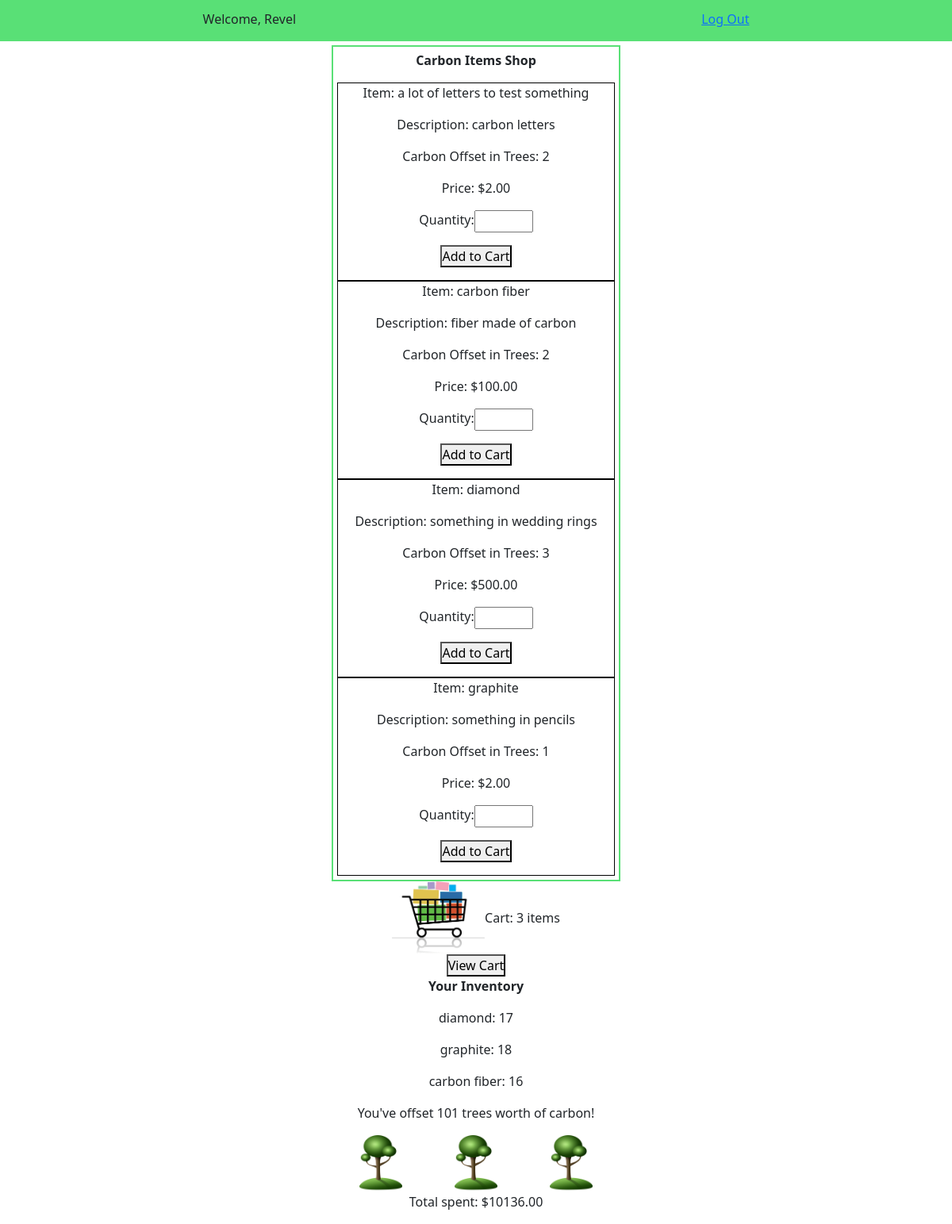
Screenshot of /marketplace/ (signed in) with the database file from the repository.
### login_app/models.py (models this page shows, shortened)
class User(models.Model):
    first_name = models.CharField(max_length=255)
    last_name = models.CharField(max_length=255)
    email = models.EmailField(max_length=254)
    password = models.CharField(max_length=255)
    created_at = models.DateTimeField(auto_now_add=True)
    updated_at = models.DateTimeField(auto_now=True)
    objects = UserManager()

### marketplace/models.py (models this page shows, shortened)
class Item(models.Model):
    name = models.CharField(max_length=100)
    description = models.TextField()
    carbon_offset_in_trees = models.IntegerField()
    cost = models.DecimalField(max_digits=5, decimal_places=2)
    purchases = models.ManyToManyField('login_app.User', through="User_Item_Count")
    carts = models.ManyToManyField(Cart, through="Cart_Item_Count")
    created_at = models.DateTimeField(auto_now_add=True)
    updated_at = models.DateTimeField(auto_now=True)
    objects = ItemManager()

class User_Item_Count(models.Model):
    user = models.ForeignKey('login_app.User', on_delete=models.CASCADE)
    item = models.ForeignKey(Item, on_delete=models.CASCADE)
    orders = models.IntegerField()
    created_at = models.DateTimeField(auto_now_add=True)
    updated_at = models.DateTimeField(auto_now=True)

### login_app/views.py (the view, shortened to what this page needs)
# urls.py: path('', include('marketplace.urls')),
def marketplace(request):
    if 'user_id' in request.session:
        shop_items = apps.get_model('marketplace.Item').objects.all()
        if shop_items:
            cart_items = apps.get_model('marketplace.Cart_Item_Count').objects.filter(
                cart=apps.get_model('marketplace.Cart').objects.get(user=User.objects.get(id=request.session['user_id']))
            )
            if cart_items:
                total_quantity = 0
                for item in cart_items:
                    total_quantity += item.quantity
                user_items = apps.get_model('marketplace.User_Item_Count').objects.filter(user=User.objects.get(id=request.session['user_id']))
                if user_items:
                    total_carbon_offset = 0
                    total_cost = 0
                    for item in user_items:
                        total_carbon_offset += item.item.carbon_offset_in_trees * item.orders
                        total_cost += item.item.cost * item.orders
                    context = {
                        'items': reversed(shop_items),
                        'cart_items': reversed(cart_items),
                        'total_quantity': total_quantity,
                        'user': User.objects.get(id=request.session['user_id']),
                        'user_items': user_items,
                        'total_carbon_offset': total_carbon_offset,
                        'total_cost': total_cost
                    }
                    return render(request, 'marketplace.html', context)
                else:
                    context = {
                        'items': reversed(shop_items),
                        'user': User.objects.get(id=request.session['user_id']),
                    }
                    return render(request, 'marketplace.html', context)
        else:
            context = {
                'user': User.objects.get(id=request.session['user_id'])
            }
            return render(request, 'marketplace.html', context)
    else:
        return redirect('index')

### marketplace/templates/marketplace.html (shortened to what this page needs)
<!DOCTYPE html>
<html>
	<head>
        {% load static %}
        <link rel="stylesheet" href="https://cdn.jsdelivr.net/npm/bootstrap@5.1.1/dist/css/bootstrap.css">
        <link rel="stylesheet" href="{% static 'style.css' %}">
    </head>
    <body>
        <div id="wrapper">
            <div id="topdiv">
                <p>Welcome, {{user.first_name}}</p>
                <a href="logout/">Log Out</a>
            </div>
            <div id="catalog">
                <p class="bold">Carbon Items Shop</p>
                {% for item in items %}
                    <div class="catalog_item">
                        <p>Item: {{item.name}}</p>
                        <p>Description: {{item.description}}</p>
                        <p>Carbon Offset in Trees: {{item.carbon_offset_in_trees}}</p>
                        <p>Price: ${{item.cost}}</p>
                        <div class="form">
                            <form action="add-to-cart/{{item.id}}/{{user.id}}/" method="post">
                                <p>
                                    <label>
                                        Quantity:
                                        <input name="purchase_quantity" type="number" min="1" max="3" step="1" required>
                                    </label>
                                </p>
                                <p><button type="submit">Add to Cart</button></p>
                            </form>
                        </div>
                    </div>
                {% endfor %}
            </div>
            <div id="cart">
                <div id="cart_counter">
                    <img src="{% static 'cart.png' %}">
                    Cart:
                        {% if cart_items %}
                            {{total_quantity}}
                        {% else %}
                            0
                        {% endif %}
                    items
                </div>
                <form action="view-cart/{{user.id}}/" method="get">
                    <button type="submit">View Cart</button>
                </form>
            </div>
            <div class="orders">
                <p class="bold">Your Inventory</p>
                {% for item in user_items %}
                    <p>{{item.item.name}}: {{item.orders}}</p>
                {% endfor %}
                {% if total_carbon_offset > 0 %}
                    <p>You've offset {{total_carbon_offset}} trees worth of carbon!</p>
                    <div id="tree_imgs">
                        <img src="{% static 'tree.png' %}">
                        {% if total_carbon_offset > 10 %}
                            <img src="{% static 'tree.png' %}">
                        {% endif %}
                        {% if total_carbon_offset > 20 %}
                            <img src="{% static 'tree.png' %}">
                        {% endif %}
                    </div>
                {% endif %}
                <p>Total spent: ${{total_cost}}</p>
            </div>
        </div>
    </body>
</html>

### login_app/static/style.css (style rules this page uses)
* { margin: 0%; padding: 0%; box-sizing: border-box; }
#wrapper { display: flex; flex-flow: column; justify-content: space-around; align-items: center; }
.form { display: flex; flex-flow: column; align-items: center; text-align: center; }
label { width: 100%; display: flex; justify-content: space-between; }
#topdiv { display: flex; flex-flow: row; justify-content: space-around; width: 100%; padding-top: 1%; background-color: rgb(89, 224, 118); }
#catalog { text-align: center; border: 2px solid rgb(89, 224, 118); padding: 5px; margin-top: 5px; }
.bold { font-weight: bold; }
.catalog_item { border: 1px solid black; width: 350px; text-align: center; }
img { width: 15%; }
.orders { display: flex; align-items: center; justify-content: space-around; flex-flow: column; width: 30%; }
#tree_imgs { display: flex; flex-flow: row; align-items: center; justify-content: space-around; }
#cart { display: flex; align-items: center; flex-flow: column; width: 100%; }
#cart_counter { width: 65%; display: flex; justify-content: center; align-items: center; }

### rows the page displays
User: first_name "Revel"
Item: name "a lot of letters to test something", description "carbon letters", carbon_offset_in_trees "2", cost "2.00"
Item: name "carbon fiber", description "fiber made of carbon", carbon_offset_in_trees "2", cost "100.00"
Item: name "diamond", description "something in wedding rings", carbon_offset_in_trees "3", cost "500.00"
Item: name "graphite", description "something in pencils", carbon_offset_in_trees "1", cost "2.00"
User_Item_Count: item.name "diamond", orders "17"
User_Item_Count: item.name "graphite", orders "18"
User_Item_Count: item.name "carbon fiber", orders "16"

### other values shown
{{ total_quantity }} "3"
{{ total_carbon_offset }} "101"
{{ total_cost }} "10136.00"
